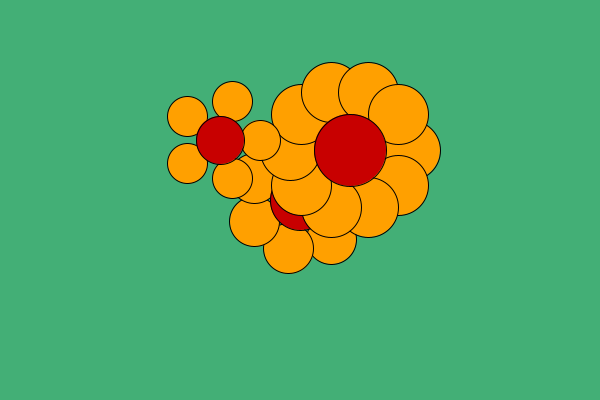
Frame 1 (no input)
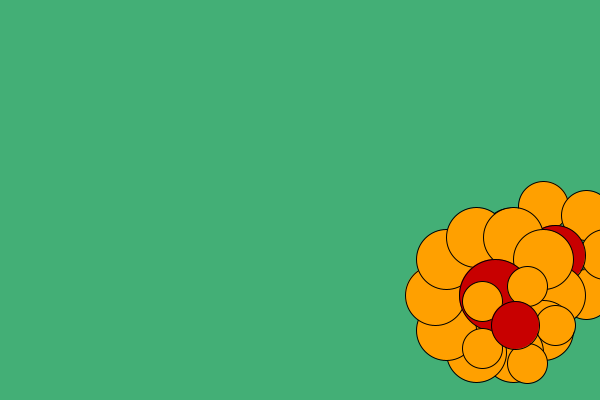
Frame 60 (the mouse pressed at the canvas centre just before this capture)
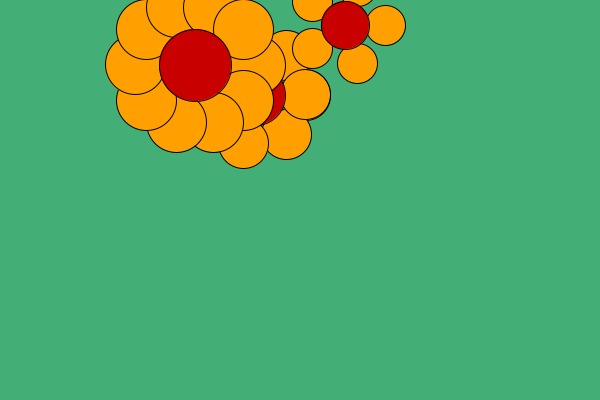
Frame 120 (the mouse held since frame 60 and released just before this capture)

The Processing sketch that drew these frames (run headless with seeded random() and noise(); from frame 60 on, the mouse is pressed at the canvas centre):

// Processing sketch: bouncing_flower_exercise
// ── bouncing_flower_exercise.pde
Flower Myflower1;
Flower Myflower2;
Flower Myflower3;


void setup(){
   size(600,400);
  //the variables for the flower and to make it move
  int _r1=50; //center of the petals
  int _petals=7; //number of petals
  float _x=width/2; //placement of the flower, on the x-position
  float _y=height/2; //placement of the flower, on the y-position
  int _pc=#FFA000; //the color of the petals
  float _speedX=5; //the speed of x-position when moving
  float _speedY=5; //the speed of the y-position when moving
  
  Myflower1=new Flower(_r1,_petals,_x,_y,_pc,_speedX,_speedY);
  Myflower2=new Flower(_r1+10,_petals+3,_x+50,_y-50,_pc,_speedX,_speedY);
  Myflower3=new Flower(_r1-10,_petals-2,_x-80,_y-60,_pc,_speedX,_speedY);  
}

void draw(){
  background(#43AF76);
//make the flowers display in the screen
Myflower1.Display();
Myflower2.Display();
Myflower3.Display();
//make the flowers bounce of the sides
Myflower1.Bounce();
Myflower2.Bounce();
Myflower3.Bounce();
//make the flowers move
Myflower1.Move();
Myflower2.Move();
Myflower3.Move();
}

// ── Class.pde
class Flower{
//variables for flower
float r; //radius of the flower petal
int n_petals; //number of petals on the flower
float x; //x-positioin of the center of the petal
float y; //y-position of the center of the petal
int petalcolor;
//vairables for move
float speedX; //moving on the x-position
float speedY; //moving on the y-position

Flower(float temp_r,int temp_n_petals,float temp_x,float temp_y, int temp_petalcolor, float temp_speedX,float temp_speedY){
  r=temp_r; //sets that r equals temp r
  n_petals=temp_n_petals; //sets that n_petals equals temp_n_petals
  x=temp_x; //sets that x equals temp x
  y=temp_y; //sets that y equals temp y
  petalcolor=temp_petalcolor; //sets that petalcolor equals temp temp petalcolor
  speedX=temp_speedX; //sets that speedX equals temp speedX
  speedY=temp_speedY; //sets that speedY equals temp speedY
}

void Bounce(){
  //makes the flower bounce from the sides
if(x>=width-r/2||x<=0+r/2){
speedX=-speedX;
}
//makes the flower bounce from the top and bottom
if(y>=height-r/2||y<=0+r/2){
speedY=-speedY;
}
}
//makes the flower move  
void Move(){
  x=speedX+x;
  y=speedY+y;
}
//how the flower should look
  void Display(){
 float ballX;
float ballY;
 fill(petalcolor);
  for (float i=0;i<PI*2;i+=2*PI/n_petals) {
  
  ballX= x + r*cos(i);
  ballY= y + r*sin(i);
  ellipse(ballX,ballY,r,r);
  
  }
  fill(200,0,0);
  ellipse(x,y,r*1.2,r*1.2);

}
}
